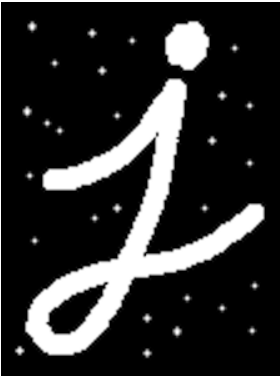
#> input picture xi2/pythonProject/sample_noise.png, 280 x 376 px
$ python 0124_2.py
#> lines starting #> are read from the running program, lines starting #| are printed output that depends on the picture
import cv2
import numpy as np

img = cv2.imread('./sample_noise.png', 0)
#> img is the input picture: shape (376, 280); min 0, max 255, mean 45.3
kernel = np.ones((5, 5), np.uint8)
print(kernel)

img_opening = cv2.morphologyEx(img, cv2.MORPH_OPEN, kernel)
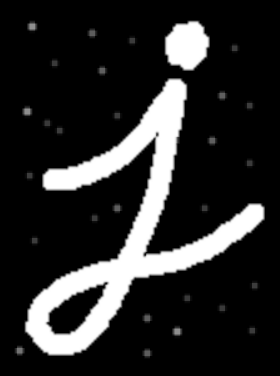
#> img_opening: shape (376, 280); min 0, max 255, mean 41.9
cv2.imwrite('./sample_opening.png', img_opening)
